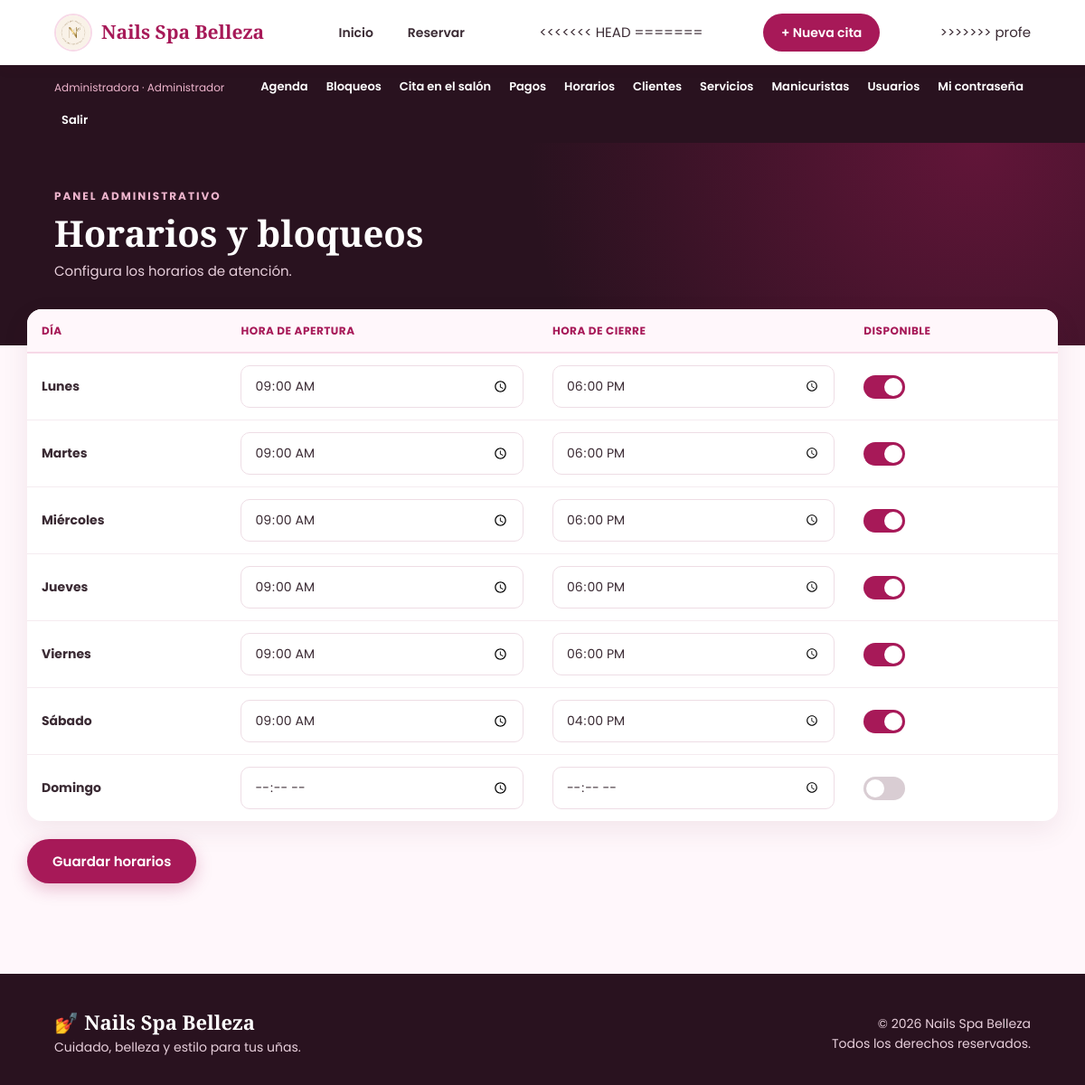
Screenshot of /super/horarios.php (signed in) with the database file from the repository.
### tables this page shows
CREATE TABLE horarios (

    id_horario INT AUTO_INCREMENT PRIMARY KEY,

    dia VARCHAR(20) NOT NULL,

    hora_apertura TIME NULL,

    hora_cierre TIME NULL,

    disponible TINYINT(1) DEFAULT 1

);

### super/horarios.php (the view, shortened to what this page needs)
<?php
require_once "../conexion/conexion.php";
require_once "../includes/header.php";
?>
<section class="pagina-header">
    <div>
        <span>
            PANEL ADMINISTRATIVO
        </span>
        <h1>
            Horarios y bloqueos
        </h1>
        <p>
            Configura los horarios de atención.
        </p>
    </div>
</section>
<section class="panel-contenido">
    <form
        action="guardar_horarios.php"
        method="POST"
    >
        <div class="tabla-contenedor">
            <table>
                <thead>
                    <tr>
                        <th>
                            Día
                        </th>
                        <th>
                            Hora de apertura
                        </th>
                        <th>
                            Hora de cierre
                        </th>
                        <th>
                            Disponible
                        </th>
                    </tr>
                </thead>
                <tbody>
                <?php
                $resultado = $conexion->query("
                    SELECT *
                    FROM horarios
                    ORDER BY id_horario
                ");
                while ($horario = $resultado->fetch_assoc()):
                ?>
                    <tr>
                        <td>
                            <strong>
                                <?= htmlspecialchars(
                                    $horario['dia']
                                ) ?>
                            </strong>
                        </td>
                        <td>
                            <input
                                type="time"
                                name="apertura[]"
                                value="<?= $horario['hora_apertura'] ?>"
                            >
                        </td>
                        <td>
                            <input
                                type="time"
                                name="cierre[]"
                                value="<?= $horario['hora_cierre'] ?>"
                            >
                        </td>
                        <td>
                            <label class="switch">
                                <span></span>
                            </label>
                        </td>
                    </tr>
                <?php endwhile; ?>
                </tbody>
            </table>
        </div>
        <button
            type="submit"
            class="btn-principal"
        >
            Guardar horarios
        </button>
    </form>
</section>
<?php
require_once "../includes/footer.php";
?>

### assets/css/estilo.css (style rules this page uses)
:root { --vino: #a71958; --vino-oscuro: #76103f; --rosa: #f7d9e7; --rosa-medio: #edb4cc; --rosa-claro: #fff7fb; --crema: #fbf3ea; --morado: #29121f; --texto: #3a2a33; --gris: #7a6b73; --borde: #eedde5; --blanco: #ffffff; --verde: #168b4a; --amarillo: #b07800; --rojo: #c73545; --letra-titulos: "Playfair Display", Georgia, serif; --letra: "Poppins", "Segoe UI", Arial, sans-serif; --radio: 16px; --radio-chico: 10px; --sombra: 0 10px 30px rgba(90, 20, 55, .08); --sombra-suave: 0 4px 14px rgba(90, 20, 55, .06); --ancho: 1180px; }
*, *::before, *::after { box-sizing: border-box; margin: 0; padding: 0; }
html { scroll-behavior: smooth; }
body { font-family: var(--letra); font-size: 15px; line-height: 1.6; color: var(--texto); background: var(--rosa-claro); min-height: 100vh; display: flex; flex-direction: column; }
h1, h2, h3 { color: var(--morado); line-height: 1.2; }
h1, h2 { font-family: var(--letra-titulos); font-weight: 700; }
.btn-principal, .btn-secundario, .btn-card, .btn-pequeno, .btn-reserva, .btn-whatsapp { display: inline-flex; align-items: center; justify-content: center; gap: 6px; font-family: inherit; font-weight: 600; text-decoration: none; border: none; cursor: pointer; transition: background .2s, transform .2s, box-shadow .2s; }
.btn-principal { background: var(--vino); color: var(--blanco); padding: 13px 28px; border-radius: 30px; font-size: 15px; box-shadow: 0 6px 18px rgba(167, 25, 88, .25); }
.pagina-header { display: flex; align-items: flex-end; justify-content: space-between; flex-wrap: wrap; gap: 16px; padding: 46px max(5%, calc((100% - var(--ancho)) / 2)) 70px; background: radial-gradient(circle at 90% 0%, rgba(167, 25, 88, .45), transparent 45%), var(--morado); color: var(--blanco); }
.pagina-header span { color: var(--rosa-medio); font-size: 12px; font-weight: 700; letter-spacing: 2px; }
.pagina-header h1 { margin: 6px 0; color: var(--blanco); font-size: clamp(28px, 4vw, 40px); }
.pagina-header p { color: #e7cfdb; }
.panel-contenido, .form-section, .reserva-layout { max-width: var(--ancho); margin: -40px auto 60px; padding: 0 20px; position: relative; }
label { margin-top: 8px; font-size: 13px; font-weight: 600; color: var(--morado); }
input[type="text"], input[type="email"], input[type="tel"], input[type="password"], input[type="number"], input[type="date"], input[type="time"], input[type="file"], select, textarea { width: 100%; padding: 11px 14px; border: 1.5px solid var(--borde); border-radius: var(--radio-chico); background: var(--blanco); color: var(--texto); font-family: inherit; font-size: 14px; outline: none; transition: border-color .2s, box-shadow .2s; }
.switch { position: relative; display: inline-block; width: 46px; height: 26px; margin: 0; }
.switch span { position: absolute; inset: 0; border-radius: 26px; background: #d9cdd3; cursor: pointer; transition: background .2s; }
.switch span::before { content: ""; position: absolute; left: 3px; top: 3px; width: 20px; height: 20px; border-radius: 50%; background: var(--blanco); transition: transform .2s; }
.switch input:checked + span { background: var(--vino); }
.switch input:checked + span::before { transform: translateX(20px); }
.tabla-contenedor { background: var(--blanco); border-radius: var(--radio); box-shadow: var(--sombra); overflow-x: auto; }
table { width: 100%; border-collapse: collapse; font-size: 14px; }
thead th { padding: 14px 16px; text-align: left; background: var(--rosa-claro); color: var(--vino); font-size: 12px; font-weight: 700; text-transform: uppercase; letter-spacing: .5px; border-bottom: 2px solid var(--rosa); white-space: nowrap; }
tbody td { padding: 13px 16px; border-bottom: 1px solid #f5ebf0; vertical-align: middle; }
tbody tr:last-child td { border-bottom: none; }
tbody td:first-child { white-space: nowrap; font-weight: 600; }
.panel-contenido > form > .btn-principal { margin-top: 20px; }

### rows the page displays
horarios: dia "Lunes", hora_apertura "09:00:00", hora_cierre "18:00:00"
horarios: dia "Martes", hora_apertura "09:00:00", hora_cierre "18:00:00"
horarios: dia "Miércoles", hora_apertura "09:00:00", hora_cierre "18:00:00"
horarios: dia "Jueves", hora_apertura "09:00:00", hora_cierre "18:00:00"
horarios: dia "Viernes", hora_apertura "09:00:00", hora_cierre "18:00:00"
horarios: dia "Sábado", hora_apertura "09:00:00", hora_cierre "16:00:00"
horarios: dia "Domingo"

### other values shown
$_SESSION['usuario_nombre'] "Administradora"
